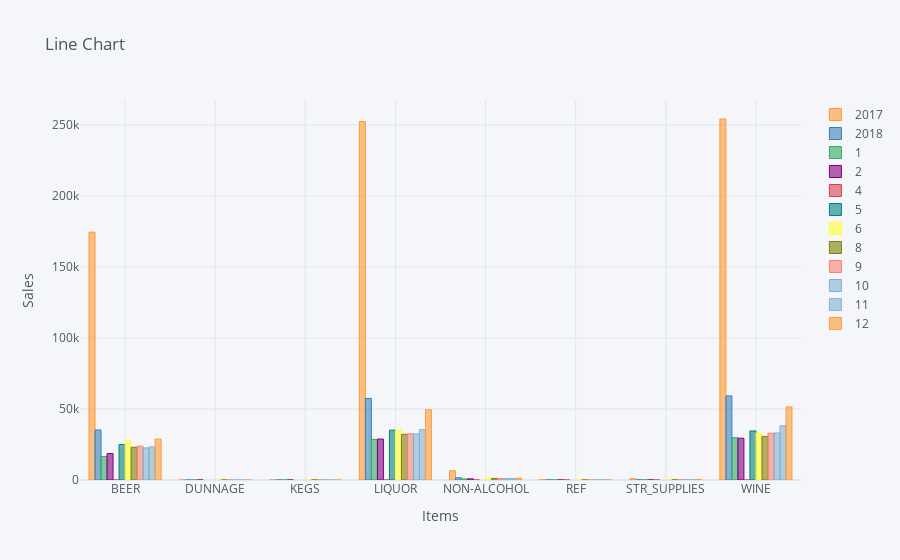

Here is the notebook cell this chart was saved with:
### Markdown cell above
## 6. Plot the same information as above but as a bar chart.

### Code cell
concat_data.iplot(kind='bar',
                 x='ItemType',
                 xTitle='Items',
                  yTitle='Sales', 
                  title='Line Chart')

### Figure 1 — Plotly figure (JSON) as saved in the notebook; plotly's stock layout.template omitted (floating-point values rounded to 4 significant figures)
{"data": [{"marker": {"color": "rgba(255, 153, 51, 0.6)", "line": {"color": "rgba(255, 153, 51, 1.0)", "width": 1}}, "name": "2017", "orientation": "v", "text": "", "type": "bar", "x": ["BEER", "DUNNAGE", "KEGS", "LIQUOR", "NON-ALCOHOL", "REF", "STR_SUPPLIES", "WINE"], "y": [174500.0, 0, 0, 252400.0, 6565.0, 216.2, 891.3, 254200.0]}, {"marker": {"color": "rgba(55, 128, 191, 0.6)", "line": {"color": "rgba(55, 128, 191, 1.0)", "width": 1}}, "name": "2018", "orientation": "v", "text": "", "type": "bar", "x": ["BEER", "DUNNAGE", "KEGS", "LIQUOR", "NON-ALCOHOL", "REF", "STR_SUPPLIES", "WINE"], "y": [35250.0, 0, 0, 57430.0, 1545.0, 65.18, 104.7, 59200.0]}, {"marker": {"color": "rgba(50, 171, 96, 0.6)", "line": {"color": "rgba(50, 171, 96, 1.0)", "width": 1}}, "name": "1", "orientation": "v", "text": "", "type": "bar", "x": ["BEER", "DUNNAGE", "KEGS", "LIQUOR", "NON-ALCOHOL", "REF", "STR_SUPPLIES", "WINE"], "y": [16610.0, 0, 0, 28580.0, 732.2, 23.66, 56.94, 29790.0]}, {"marker": {"color": "rgba(128, 0, 128, 0.6)", "line": {"color": "rgba(128, 0, 128, 1.0)", "width": 1}}, "name": "2", "orientation": "v", "text": "", "type": "bar", "x": ["BEER", "DUNNAGE", "KEGS", "LIQUOR", "NON-ALCOHOL", "REF", "STR_SUPPLIES", "WINE"], "y": [18640.0, 0, 0, 28850.0, 812.8, 41.52, 47.76, 29410.0]}, {"marker": {"color": "rgba(219, 64, 82, 0.6)", "line": {"color": "rgba(219, 64, 82, 1.0)", "width": 1}}, "name": "4", "orientation": "v", "text": "", "type": "bar", "x": ["BEER", "DUNNAGE", "KEGS", "LIQUOR", "NON-ALCOHOL", "REF", "STR_SUPPLIES", "WINE"], "y": [0, "", "", 0, 0, 0, 0, 0]}, {"marker": {"color": "rgba(0, 128, 128, 0.6)", "line": {"color": "rgba(0, 128, 128, 1.0)", "width": 1}}, "name": "5", "orientation": "v", "text": "", "type": "bar", "x": ["BEER", "DUNNAGE", "KEGS", "LIQUOR", "NON-ALCOHOL", "REF", "STR_SUPPLIES", "WINE"], "y": [25020.0, "", "", 35120.0, "", "", "", 34550.0]}, {"marker": {"color": "rgba(255, 255, 51, 0.6)", "line": {"color": "rgba(255, 255, 51, 1.0)", "width": 1}}, "name": "6", "orientation": "v", "text": "", "type": "bar", "x": ["BEER", "DUNNAGE", "KEGS", "LIQUOR", "NON-ALCOHOL", "REF", "STR_SUPPLIES", "WINE"], "y": [27860.0, 0, 0, 35040.0, 1209.0, 30.6, 89.22, 33130.0]}, {"marker": {"color": "rgba(128, 128, 0, 0.6)", "line": {"color": "rgba(128, 128, 0, 1.0)", "width": 1}}, "name": "8", "orientation": "v", "text": "", "type": "bar", "x": ["BEER", "DUNNAGE", "KEGS", "LIQUOR", "NON-ALCOHOL", "REF", "STR_SUPPLIES", "WINE"], "y": [23030.0, 0, 0, 32190.0, 1091.0, 19.54, 77.34, 30710.0]}, {"marker": {"color": "rgba(251, 128, 114, 0.6)", "line": {"color": "rgba(251, 128, 114, 1.0)", "width": 1}}, "name": "9", "orientation": "v", "text": "", "type": "bar", "x": ["BEER", "DUNNAGE", "KEGS", "LIQUOR", "NON-ALCOHOL", "REF", "STR_SUPPLIES", "WINE"], "y": [23850.0, 0, 0, 32530.0, 997.1, 38.88, 94.64, 32940.0]}, {"marker": {"color": "rgba(128, 177, 211, 0.6)", "line": {"color": "rgba(128, 177, 211, 1.0)", "width": 1}}, "name": "10", "orientation": "v", "text": "", "type": "bar", "x": ["BEER", "DUNNAGE", "KEGS", "LIQUOR", "NON-ALCOHOL", "REF", "STR_SUPPLIES", "WINE"], "y": [22580.0, 0, 0, 32490.0, 945.6, 22.82, 84.38, 33110.0]}, {"marker": {"color": "rgba(128, 177, 211, 0.6)", "line": {"color": "rgba(128, 177, 211, 0.8999999999999999)", "width": 1}}, "name": "11", "orientation": "v", "text": "", "type": "bar", "x": ["BEER", "DUNNAGE", "KEGS", "LIQUOR", "NON-ALCOHOL", "REF", "STR_SUPPLIES", "WINE"], "y": [23340.0, 0, 0, 35520.0, 1005.0, 63.11, 106.1, 38280.0]}, {"marker": {"color": "rgba(255, 153, 51, 0.6)", "line": {"color": "rgba(255, 153, 51, 0.8999999999999999)", "width": 1}}, "name": "12", "orientation": "v", "text": "", "type": "bar", "x": ["BEER", "DUNNAGE", "KEGS", "LIQUOR", "NON-ALCOHOL", "REF", "STR_SUPPLIES", "WINE"], "y": [28820.0, 0, 0, 49520.0, 1316.0, 41.21, 439.6, 51490.0]}], "layout": {"legend": {"bgcolor": "#F5F6F9", "font": {"color": "#4D5663"}}, "paper_bgcolor": "#F5F6F9", "plot_bgcolor": "#F5F6F9", "title": {"font": {"color": "#4D5663"}, "text": "Line Chart"}, "xaxis": {"gridcolor": "#E1E5ED", "showgrid": true, "tickfont": {"color": "#4D5663"}, "title": {"font": {"color": "#4D5663"}, "text": "Items"}, "zerolinecolor": "#E1E5ED"}, "yaxis": {"gridcolor": "#E1E5ED", "showgrid": true, "tickfont": {"color": "#4D5663"}, "title": {"font": {"color": "#4D5663"}, "text": "Sales"}, "zerolinecolor": "#E1E5ED"}}}
